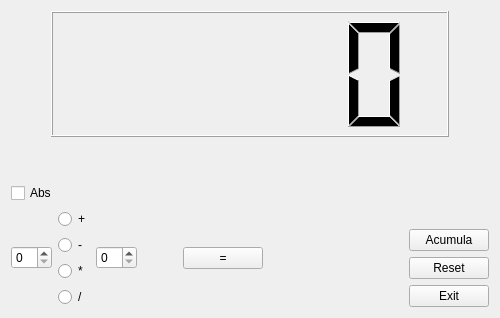
<?xml version="1.0" encoding="UTF-8"?>
<ui version="4.0">
 <class>MyForm</class>
 <widget class="QWidget" name="MyForm">
  <property name="enabled">
   <bool>true</bool>
  </property>
  <property name="geometry">
   <rect>
    <x>0</x>
    <y>0</y>
    <width>500</width>
    <height>318</height>
   </rect>
  </property>
  <property name="sizePolicy">
   <sizepolicy hsizetype="Fixed" vsizetype="Preferred">
    <horstretch>0</horstretch>
    <verstretch>0</verstretch>
   </sizepolicy>
  </property>
  <property name="windowTitle">
   <string>Calculadora</string>
  </property>
  <layout class="QGridLayout" name="gridLayout">
   <item row="0" column="0" colspan="2">
    <layout class="QHBoxLayout" name="horizontalLayout_4">
     <item>
      <spacer name="horizontalSpacer">
       <property name="orientation">
        <enum>Qt::Horizontal</enum>
       </property>
       <property name="sizeType">
        <enum>QSizePolicy::Preferred</enum>
       </property>
       <property name="sizeHint" stdset="0">
        <size>
         <width>40</width>
         <height>20</height>
        </size>
       </property>
      </spacer>
     </item>
     <item>
      <widget class="MyNumber" name="lcdNumber">
       <property name="sizePolicy">
        <sizepolicy hsizetype="Expanding" vsizetype="MinimumExpanding">
         <horstretch>0</horstretch>
         <verstretch>100</verstretch>
        </sizepolicy>
       </property>
       <property name="minimumSize">
        <size>
         <width>140</width>
         <height>100</height>
        </size>
       </property>
      </widget>
     </item>
     <item>
      <spacer name="horizontalSpacer_2">
       <property name="orientation">
        <enum>Qt::Horizontal</enum>
       </property>
       <property name="sizeType">
        <enum>QSizePolicy::Preferred</enum>
       </property>
       <property name="sizeHint" stdset="0">
        <size>
         <width>40</width>
         <height>20</height>
        </size>
       </property>
      </spacer>
     </item>
    </layout>
   </item>
   <item row="1" column="0">
    <layout class="QVBoxLayout" name="verticalLayout_5">
     <item>
      <spacer name="verticalSpacer_2">
       <property name="orientation">
        <enum>Qt::Vertical</enum>
       </property>
       <property name="sizeType">
        <enum>QSizePolicy::MinimumExpanding</enum>
       </property>
       <property name="sizeHint" stdset="0">
        <size>
         <width>20</width>
         <height>40</height>
        </size>
       </property>
      </spacer>
     </item>
     <item>
      <layout class="QVBoxLayout" name="verticalLayout_3">
       <item>
        <widget class="QCheckBox" name="checkBox">
         <property name="text">
          <string>Abs</string>
         </property>
        </widget>
       </item>
       <item>
        <layout class="QHBoxLayout" name="horizontalLayout_2">
         <item>
          <layout class="QVBoxLayout" name="verticalLayout_2">
           <item>
            <layout class="QHBoxLayout" name="horizontalLayout">
             <item>
              <widget class="QSpinBox" name="spinBox">
               <property name="sizePolicy">
                <sizepolicy hsizetype="MinimumExpanding" vsizetype="Fixed">
                 <horstretch>0</horstretch>
                 <verstretch>0</verstretch>
                </sizepolicy>
               </property>
              </widget>
             </item>
             <item>
              <layout class="QVBoxLayout" name="verticalLayout">
               <item>
                <widget class="QRadioButton" name="radioButton">
                 <property name="sizePolicy">
                  <sizepolicy hsizetype="MinimumExpanding" vsizetype="Preferred">
                   <horstretch>0</horstretch>
                   <verstretch>0</verstretch>
                  </sizepolicy>
                 </property>
                 <property name="text">
                  <string>+</string>
                 </property>
                </widget>
               </item>
               <item>
                <widget class="QRadioButton" name="radioButton_3">
                 <property name="sizePolicy">
                  <sizepolicy hsizetype="MinimumExpanding" vsizetype="Preferred">
                   <horstretch>0</horstretch>
                   <verstretch>0</verstretch>
                  </sizepolicy>
                 </property>
                 <property name="text">
                  <string>-</string>
                 </property>
                </widget>
               </item>
               <item>
                <widget class="QRadioButton" name="radioButton_2">
                 <property name="sizePolicy">
                  <sizepolicy hsizetype="MinimumExpanding" vsizetype="Preferred">
                   <horstretch>0</horstretch>
                   <verstretch>0</verstretch>
                  </sizepolicy>
                 </property>
                 <property name="text">
                  <string>*</string>
                 </property>
                </widget>
               </item>
               <item>
                <widget class="QRadioButton" name="radioButton_4">
                 <property name="sizePolicy">
                  <sizepolicy hsizetype="MinimumExpanding" vsizetype="Preferred">
                   <horstretch>0</horstretch>
                   <verstretch>0</verstretch>
                  </sizepolicy>
                 </property>
                 <property name="text">
                  <string>/</string>
                 </property>
                </widget>
               </item>
              </layout>
             </item>
             <item>
              <widget class="QSpinBox" name="spinBox_2">
               <property name="sizePolicy">
                <sizepolicy hsizetype="MinimumExpanding" vsizetype="Fixed">
                 <horstretch>0</horstretch>
                 <verstretch>0</verstretch>
                </sizepolicy>
               </property>
              </widget>
             </item>
            </layout>
           </item>
          </layout>
         </item>
         <item>
          <spacer name="horizontalSpacer_4">
           <property name="orientation">
            <enum>Qt::Horizontal</enum>
           </property>
           <property name="sizeType">
            <enum>QSizePolicy::Maximum</enum>
           </property>
           <property name="sizeHint" stdset="0">
            <size>
             <width>40</width>
             <height>20</height>
            </size>
           </property>
          </spacer>
         </item>
         <item>
          <widget class="QPushButton" name="pushButton">
           <property name="sizePolicy">
            <sizepolicy hsizetype="Fixed" vsizetype="Fixed">
             <horstretch>0</horstretch>
             <verstretch>0</verstretch>
            </sizepolicy>
           </property>
           <property name="text">
            <string>=</string>
           </property>
          </widget>
         </item>
         <item>
          <spacer name="horizontalSpacer_5">
           <property name="orientation">
            <enum>Qt::Horizontal</enum>
           </property>
           <property name="sizeHint" stdset="0">
            <size>
             <width>40</width>
             <height>20</height>
            </size>
           </property>
          </spacer>
         </item>
        </layout>
       </item>
      </layout>
     </item>
    </layout>
   </item>
   <item row="1" column="1">
    <layout class="QHBoxLayout" name="horizontalLayout_3">
     <item>
      <spacer name="horizontalSpacer_3">
       <property name="orientation">
        <enum>Qt::Horizontal</enum>
       </property>
       <property name="sizeHint" stdset="0">
        <size>
         <width>40</width>
         <height>20</height>
        </size>
       </property>
      </spacer>
     </item>
     <item>
      <layout class="QVBoxLayout" name="verticalLayout_4">
       <item>
        <spacer name="verticalSpacer">
         <property name="orientation">
          <enum>Qt::Vertical</enum>
         </property>
         <property name="sizeHint" stdset="0">
          <size>
           <width>20</width>
           <height>40</height>
          </size>
         </property>
        </spacer>
       </item>
       <item>
        <widget class="QPushButton" name="pushButton_2">
         <property name="text">
          <string>Acumula</string>
         </property>
        </widget>
       </item>
       <item>
        <widget class="QPushButton" name="pushButton_3">
         <property name="text">
          <string>Reset</string>
         </property>
        </widget>
       </item>
       <item>
        <widget class="QPushButton" name="pushButton_4">
         <property name="sizePolicy">
          <sizepolicy hsizetype="Fixed" vsizetype="Fixed">
           <horstretch>0</horstretch>
           <verstretch>0</verstretch>
          </sizepolicy>
         </property>
         <property name="text">
          <string>Exit</string>
         </property>
        </widget>
       </item>
      </layout>
     </item>
    </layout>
   </item>
  </layout>
 </widget>
 <customwidgets>
  <customwidget>
   <class>MyNumber</class>
   <extends>QLCDNumber</extends>
   <header location="global">MyNumber.h</header>
   <slots>
    <slot>setOp1(int)</slot>
    <slot>setOp2(int)</slot>
    <slot>Sum()</slot>
    <slot>Sub()</slot>
    <slot>Mult()</slot>
    <slot>Div()</slot>
    <slot>setAbs(bool)</slot>
    <slot>Acumulate()</slot>
    <slot>Reset()</slot>
    <slot>Calculate()</slot>
   </slots>
  </customwidget>
 </customwidgets>
 <resources/>
 <connections>
  <connection>
   <sender>pushButton_4</sender>
   <signal>clicked()</signal>
   <receiver>MyForm</receiver>
   <slot>close()</slot>
   <hints>
    <hint type="sourcelabel">
     <x>322</x>
     <y>261</y>
    </hint>
    <hint type="destinationlabel">
     <x>272</x>
     <y>164</y>
    </hint>
   </hints>
  </connection>
  <connection>
   <sender>pushButton_3</sender>
   <signal>clicked(bool)</signal>
   <receiver>checkBox</receiver>
   <slot>setChecked(bool)</slot>
   <hints>
    <hint type="sourcelabel">
     <x>373</x>
     <y>227</y>
    </hint>
    <hint type="destinationlabel">
     <x>110</x>
     <y>141</y>
    </hint>
   </hints>
  </connection>
  <connection>
   <sender>radioButton</sender>
   <signal>clicked()</signal>
   <receiver>lcdNumber</receiver>
   <slot>Sum()</slot>
   <hints>
    <hint type="sourcelabel">
     <x>103</x>
     <y>186</y>
    </hint>
    <hint type="destinationlabel">
     <x>86</x>
     <y>77</y>
    </hint>
   </hints>
  </connection>
  <connection>
   <sender>spinBox</sender>
   <signal>valueChanged(int)</signal>
   <receiver>lcdNumber</receiver>
   <slot>setOp1(int)</slot>
   <hints>
    <hint type="sourcelabel">
     <x>24</x>
     <y>219</y>
    </hint>
    <hint type="destinationlabel">
     <x>69</x>
     <y>92</y>
    </hint>
   </hints>
  </connection>
  <connection>
   <sender>spinBox_2</sender>
   <signal>valueChanged(int)</signal>
   <receiver>lcdNumber</receiver>
   <slot>setOp2(int)</slot>
   <hints>
    <hint type="sourcelabel">
     <x>155</x>
     <y>216</y>
    </hint>
    <hint type="destinationlabel">
     <x>137</x>
     <y>59</y>
    </hint>
   </hints>
  </connection>
  <connection>
   <sender>pushButton</sender>
   <signal>clicked()</signal>
   <receiver>lcdNumber</receiver>
   <slot>Calculate()</slot>
   <hints>
    <hint type="sourcelabel">
     <x>242</x>
     <y>199</y>
    </hint>
    <hint type="destinationlabel">
     <x>201</x>
     <y>73</y>
    </hint>
   </hints>
  </connection>
  <connection>
   <sender>radioButton_4</sender>
   <signal>clicked()</signal>
   <receiver>lcdNumber</receiver>
   <slot>Div()</slot>
   <hints>
    <hint type="sourcelabel">
     <x>117</x>
     <y>270</y>
    </hint>
    <hint type="destinationlabel">
     <x>180</x>
     <y>69</y>
    </hint>
   </hints>
  </connection>
  <connection>
   <sender>radioButton_2</sender>
   <signal>clicked()</signal>
   <receiver>lcdNumber</receiver>
   <slot>Mult()</slot>
   <hints>
    <hint type="sourcelabel">
     <x>120</x>
     <y>244</y>
    </hint>
    <hint type="destinationlabel">
     <x>160</x>
     <y>65</y>
    </hint>
   </hints>
  </connection>
  <connection>
   <sender>radioButton_3</sender>
   <signal>clicked()</signal>
   <receiver>lcdNumber</receiver>
   <slot>Sub()</slot>
   <hints>
    <hint type="sourcelabel">
     <x>103</x>
     <y>211</y>
    </hint>
    <hint type="destinationlabel">
     <x>108</x>
     <y>75</y>
    </hint>
   </hints>
  </connection>
  <connection>
   <sender>pushButton_3</sender>
   <signal>clicked()</signal>
   <receiver>lcdNumber</receiver>
   <slot>Reset()</slot>
   <hints>
    <hint type="sourcelabel">
     <x>354</x>
     <y>233</y>
    </hint>
    <hint type="destinationlabel">
     <x>223</x>
     <y>82</y>
    </hint>
   </hints>
  </connection>
  <connection>
   <sender>checkBox</sender>
   <signal>clicked(bool)</signal>
   <receiver>lcdNumber</receiver>
   <slot>setAbs(bool)</slot>
   <hints>
    <hint type="sourcelabel">
     <x>36</x>
     <y>155</y>
    </hint>
    <hint type="destinationlabel">
     <x>54</x>
     <y>98</y>
    </hint>
   </hints>
  </connection>
  <connection>
   <sender>pushButton_2</sender>
   <signal>clicked()</signal>
   <receiver>lcdNumber</receiver>
   <slot>Acumulate()</slot>
   <hints>
    <hint type="sourcelabel">
     <x>360</x>
     <y>193</y>
    </hint>
    <hint type="destinationlabel">
     <x>316</x>
     <y>57</y>
    </hint>
   </hints>
  </connection>
 </connections>
</ui>
